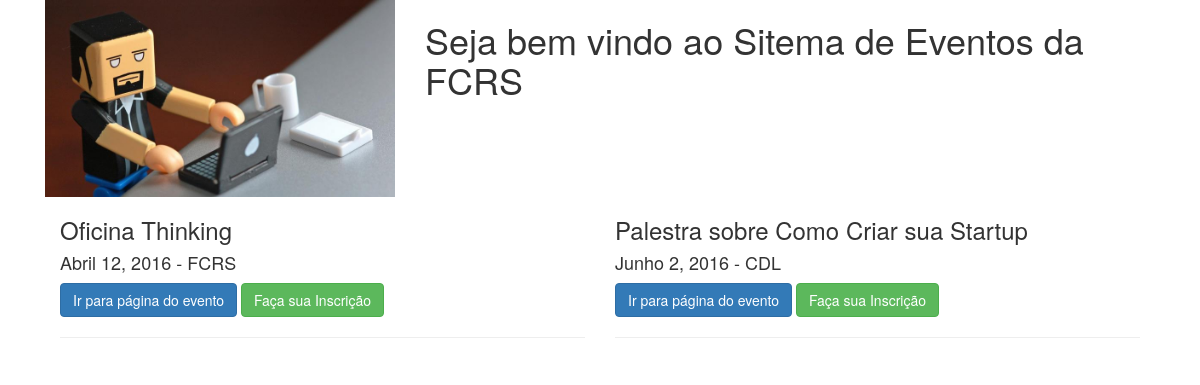
Before: /evento/ with the older database file.
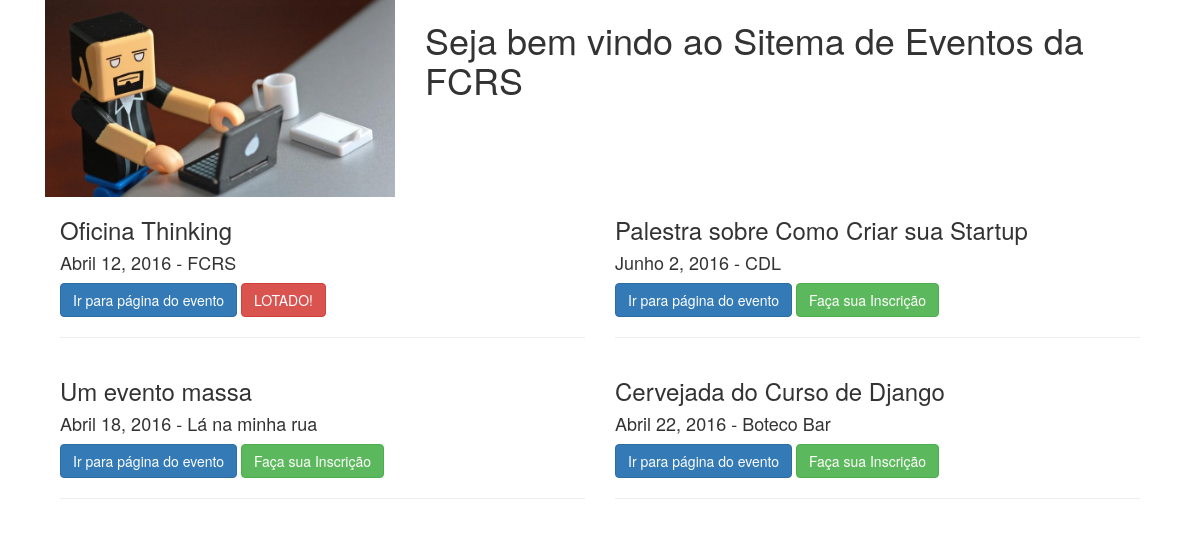
After: the same page with the newer database file.
### evento/models.py (models this page shows, shortened)
@python_2_unicode_compatible
class Evento(models.Model):
    nome = models.CharField(max_length=200)
    data = models.DateField()
    local = models.CharField(max_length=200)
    descricao = models.TextField(blank=True)
    horario = models.TimeField()
    vagas = models.PositiveIntegerField()
    organizador = models.CharField(max_length=200)
    email_organizador = models.EmailField()

### evento/views.py (the view)
def index(request):
    eventos = Evento.objects.all()
    return render(request, 'evento/home.html', {'lista_eventos': eventos})

### evento/templates/evento/home.html (shortened to what this page needs)
{% load staticfiles %}
<!DOCTYPE html>
<html>
  <head>
    <link href="{% static 'evento/css/bootstrap.min.css' %}" rel="stylesheet">
  </head>
  <body>
    <div class="container">
      <div class="col-md-4">
        <img src="{% static 'evento/img/nerd.jpeg'%}"  width="100%" alt="" />
      </div>
      <div class="col-md-8" id="top">
        <h1>Seja bem vindo ao Sitema de Eventos da FCRS</h1>
      </div>
      <div class="col-md-12">
        {% for evento in lista_eventos %}
          <div class="col-md-6">
            <h3>{{evento.nome}}</h3>
            <h4>{{evento.data}} - {{evento.local}}</h4>
            <a href="{% url 'mostrar_evento' evento.id %}" class="btn btn-primary">Ir para página do evento</a>
            {% if evento.vagas > evento.inscricao_set.all.count %}
              <a href="{% url 'inscrever_evento' evento.id %}" class="btn btn-success">Faça sua Inscrição</a>
            {% else %}
              <a href="#" class="btn btn-danger">LOTADO!</a>
            {% endif %}
            <hr/>
          </div>
        {% endfor %}
      </div>
    </div>
  </body>
</html>

Changed rows visible on the page:
changed Evento "Oficina Thinking": vagas "Faça sua Inscrição" → "LOTADO!"
added Evento: nome "Um evento massa", data "Abril 18, 2016", local "Lá na minha rua", vagas "Faça sua Inscrição"
added Evento: nome "Cervejada do Curso de Django", data "Abril 22, 2016", local "Boteco Bar", vagas "Faça sua Inscrição"
